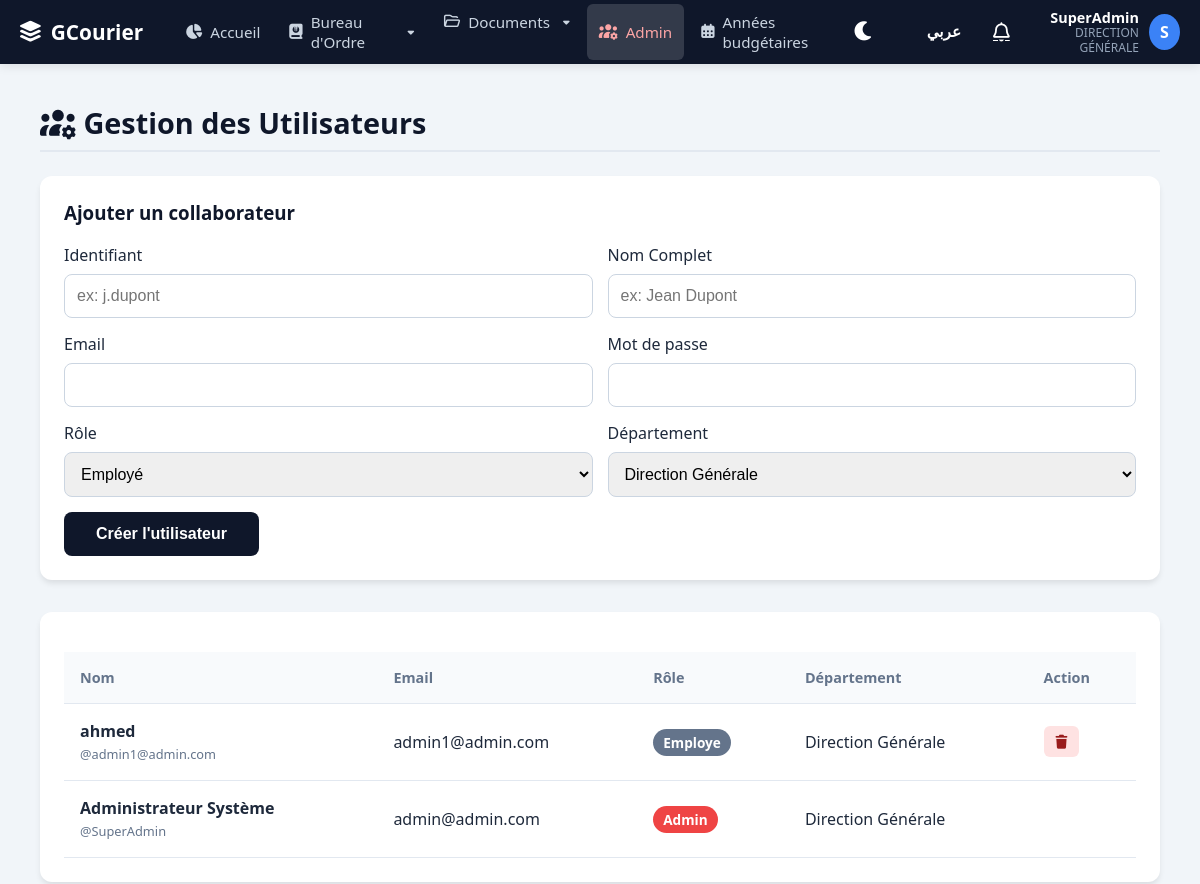
The page /users.php (signed in) on the database its author committed.
### tables this page shows
CREATE TABLE users (
  id int(11) NOT NULL AUTO_INCREMENT,
  username varchar(50) NOT NULL,
  full_name varchar(150) NOT NULL,
  email varchar(150) NOT NULL,
  password_hash varchar(255) NOT NULL,
  role enum ('admin', 'directeur', 'secretaire', 'employe') DEFAULT 'employe',
  department_id int(11) DEFAULT NULL,
  is_active tinyint(1) NOT NULL DEFAULT 1,
  created_at datetime NOT NULL DEFAULT CURRENT_TIMESTAMP,
  PRIMARY KEY (id)
);

CREATE TABLE departments (
  id int(11) NOT NULL AUTO_INCREMENT,
  name varchar(100) NOT NULL,
  PRIMARY KEY (id)
);

### includes/lang_setup.php (called while the page is built, shortened)
<?php
$lang_code = $_SESSION['lang'] ?? 'fr';
$dir = ($lang_code === 'ar') ? 'rtl' : 'ltr';
$t = require_once __DIR__ . "/../lang/$lang_code.php";
?>

### public/users.php (the view, shortened to what this page needs)
<?php
require_once '../config/db.php';
$depts = $pdo->query("SELECT * FROM departments ORDER BY name")->fetchAll();
$sql_users = "SELECT users.*, departments.name as dept_name
              FROM users
              LEFT JOIN departments ON users.department_id = departments.id
              ORDER BY users.created_at DESC";
$users_list = $pdo->query($sql_users)->fetchAll();
?>
<!DOCTYPE html>
<html lang="fr">
<head>
    <link rel="stylesheet" href="assets/css/style.css">
    <link href="assets/css/all.min.css" rel="stylesheet">
</head>
<body>
    <div class="main-container">
        <?php include '../includes/header.php'; ?>
        <div class="content-area">
            <h1><i class="fa-solid fa-users-gear"></i> Gestion des Utilisateurs</h1>
            <div class="user-form">
                <h3 style="margin-top:0; color:var(--primary-color);">Ajouter un collaborateur</h3>
                <form method="POST">
                    <div class="form-row">
                        <div class="form-col">
                            <label>Identifiant</label>
                            <input type="text" name="username" class="form-control" required placeholder="ex: j.dupont">
                        </div>
                        <div class="form-col">
                            <label>Nom Complet</label>
                            <input type="text" name="full_name" class="form-control" required placeholder="ex: Jean Dupont">
                        </div>
                    </div>
                    <div class="form-row">
                        <div class="form-col">
                            <label>Email</label>
                            <input type="email" name="email" class="form-control" required>
                        </div>
                        <div class="form-col">
                            <label>Mot de passe</label>
                            <input type="password" name="password" class="form-control" required>
                        </div>
                    </div>
                    <div class="form-row">
                        <div class="form-col">
                            <label>Rôle</label>
                            <select name="role" class="form-control">
                                <option value="employe">Employé</option>
                            </select>
                        </div>
                        <div class="form-col">
                            <label>Département</label>
                            <select name="department_id" class="form-control">
                                <?php foreach($depts as $d): ?>
                                    <option value="<?= $d['id'] ?>"><?= htmlspecialchars($d['name']) ?></option>
                                <?php endforeach; ?>
                            </select>
                        </div>
                    </div>
                    <button type="submit" name="create_user" class="btn-primary">Créer l'utilisateur</button>
                </form>
            </div>
            <div class="recent-files">
                <table class="table">
                    <thead>
                        <tr>
                            <th>Nom</th>
                            <th>Email</th>
                            <th>Rôle</th>
                            <th>Département</th>
                            <th>Action</th>
                        </tr>
                    </thead>
                    <tbody>
                        <?php foreach($users_list as $u): ?>
                        <tr>
                            <td>
                                <strong><?= htmlspecialchars($u['full_name']) ?></strong><br>
                                <span style="font-size:0.8rem; color:#64748b;">@<?= htmlspecialchars($u['username']) ?></span>
                            </td>
                            <td><?= htmlspecialchars($u['email']) ?></td>
                            <td>
                                <?php
                                    $badgeColor = '#64748b';
                                    if($u['role'] == 'admin') $badgeColor = '#ef4444';
                                ?>
                                <span class="badge" style="background-color:<?= $badgeColor ?>; color:white;">
                                    <?= ucfirst($u['role']) ?>
                                </span>
                            </td>
                            <td><?= htmlspecialchars($u['dept_name'] ?? 'Aucun') ?></td>
                            <td>
                                <?php if($u['id'] != $_SESSION['user_id']): ?>
                                <a href="users.php?delete=<?= $u['id'] ?>" class="btn-sm" style="background:#fee2e2; color:#991b1b; border-color:#fca5a5;" onclick="return confirm('Supprimer cet utilisateur ?');">
                                    <i class="fa-solid fa-trash"></i>
                                </a>
                                <?php endif; ?>
                            </td>
                        </tr>
                        <?php endforeach; ?>
                    </tbody>
                </table>
            </div>
        </div>
    </div>
</body>
</html>

### includes/header.php (shortened to what this page needs)
<?php
require_once 'lang_setup.php';
$page = basename($_SERVER['PHP_SELF']);
$role = $_SESSION['role'] ?? 'employe';
$username = $_SESSION['username'] ?? 'Utilisateur';
$dept_name = $_SESSION['department_name'] ?? 'Service';
$initials = "U";
if (!empty($username)) {
    $parts = explode(" ", $username);
    $initials = strtoupper(substr($parts[0], 0, 1));
}
?>
<!DOCTYPE html>
<html lang="<?= $lang_code ?>" dir="<?= $dir ?>">
<head>
    <link rel="stylesheet" href="assets/css/style.css">
    <link rel="stylesheet" href="assets/css/all.min.css">
</head>
<body>
<nav class="navbar">
    <div class="nav-left">
        <a href="dashboard.php" class="brand">
            <i class="fa-solid fa-layer-group"></i> GCourier
        </a>
      <div class="nav-links">
            <?php if ($role !== 'secretaire'): ?>
            <a href="dashboard.php" class="nav-item <?= $page=='dashboard.php'?'active':'' ?>">
                <i class="fa-solid fa-chart-pie"></i> <span><?= $t['home'] ?></span>
            </a>
            <?php endif; ?>
            <div class="nav-item has-dropdown <?= in_array($page, ['registre.php', 'mail_add.php', 'mail_add_bulk.php', 'my_tasks.php', 'stats_courrier.php'])?'active':'' ?>">
                <i class="fa-solid fa-book-journal-whills"></i> <span><?= $t['bureau_ordre'] ?></span> <i class="fa-solid fa-caret-down" style="font-size:0.7em; margin-left:5px;"></i>
            </div>
            <?php if ($role !== 'secretaire'): ?>
            <div class="nav-item has-dropdown <?= in_array($page, ['files.php', 'department_files.php', 'upload.php', 'folders.php'])?'active':'' ?>">
                <i class="fa-regular fa-folder-open"></i> <span><?= $t['documents'] ?></span> <i class="fa-solid fa-caret-down" style="font-size:0.7em; margin-left:5px;"></i>
            </div>
            <?php endif; ?>
            <?php if ($role === 'admin'): ?>
                <a href="users.php" class="nav-item <?= $page=='users.php'?'active':'' ?>" style="color:#fca5a5;">
                    <i class="fa-solid fa-users-gear"></i> <span><?= $t['admin'] ?></span>
                </a>
            <?php endif; ?>
            <?php if (in_array($role, ['admin', 'secretaire', 'secretaria'], true)): ?>
                <a href="fiscal_years.php" class="nav-item <?= $page=='fiscal_years.php'?'active':'' ?>">
                    <i class="fa-solid fa-calendar-days"></i> <span>Années budgétaires</span>
                </a>
            <?php endif; ?>
        </div>
    </div>
    <div class="nav-right">
        <button onclick="toggleTheme()" class="notif-btn" style="background:none; border:none; margin-right:15px;" title="Mode Sombre/Clair">
			<i id="themeIcon" class="fa-solid fa-moon"></i>
		</button>
        <div class="nav-item">
            <?php if($lang_code == 'fr'): ?>
                <a href="?lang=ar" title="العربية" style="color:white; text-decoration:none; font-weight:bold; font-family:'Tajawal', sans-serif;">
                    عربي
                </a>
            <?php else: ?>
                <a href="?lang=fr" title="Français" style="color:white; text-decoration:none; font-weight:bold;">
                    FR
                </a>
            <?php endif; ?>
        </div>
        <div class="has-dropdown">
            <a href="notifications.php" class="notif-btn" style="display:flex; align-items:center; height:100%;">
                <i class="fa-regular fa-bell"></i>
            </a>
        </div>
        <div class="user-menu has-dropdown">
            <div class="user-info">
                <span class="user-name"><?= htmlspecialchars($username) ?></span>
                <span class="user-role"><?= htmlspecialchars($dept_name) ?></span>
            </div>
            <div class="user-avatar"><?= $initials ?></div>
        </div>
    </div>
</nav>
<div class="content-area">

### public/assets/css/style.css (style rules this page uses)
:root { --primary-color: #0f172a; --accent-color: #3b82f6; --success-color: #10b981; --error-color: #ef4444; --bg-body: #f1f5f9; --card-bg: #ffffff; --text-dark: #1e293b; --text-light: #64748b; --white: #ffffff; --radius: 12px; --shadow: 0 4px 6px -1px rgba(0, 0, 0, 0.1); --navbar-height: 64px; }
body { font-family: 'Segoe UI', system-ui, sans-serif; background-color: var(--bg-body); color: var(--text-dark); margin: 0; padding: 0; padding-top: calc(var(--navbar-height) + 20px); min-height: 100vh; }
.navbar { height: var(--navbar-height); background-color: var(--primary-color); color: white; display: flex; align-items: center; justify-content: space-between; padding: 0 20px; position: fixed; top: 0; left: 0; width: 100%; box-sizing: border-box; z-index: 1000; box-shadow: 0 2px 10px rgba(0,0,0,0.1); }
.nav-left { display: flex; align-items: center; gap: 30px; }
.brand { font-size: 1.3rem; font-weight: bold; display: flex; align-items: center; gap: 10px; color: white; text-decoration: none; }
.nav-links { display: flex; gap: 5px; }
.nav-item { color: #cbd5e1; text-decoration: none; padding: 8px 12px; border-radius: 6px; font-size: 0.95rem; transition: 0.2s; display: flex; align-items: center; gap: 8px; position: relative; }
.nav-item:hover, .nav-item.active { background: rgba(255,255,255,0.15); color: white; }
.nav-right { display: flex; align-items: center; gap: 20px; }
.notif-btn { position: relative; color: white; font-size: 1.2rem; cursor: pointer; }
.user-menu { display: flex; align-items: center; gap: 10px; cursor: pointer; position: relative; }
.user-avatar { width: 36px; height: 36px; background: var(--accent-color); border-radius: 50%; display: flex; align-items: center; justify-content: center; font-weight: bold; color: white; }
.user-info { text-align: right; line-height: 1.2; }
.user-name { font-size: 0.9rem; font-weight: 600; display: block; }
.user-role { font-size: 0.75rem; color: #94a3b8; display: block; text-transform: uppercase; }
.has-dropdown { position: relative; height: 100%; display: flex; align-items: center; }
.content-area { max-width: 1200px; margin: 0 auto; padding: 0 20px; box-sizing: border-box; }
h1 { font-size: 1.8rem; color: var(--primary-color); margin-bottom: 1.5rem; border-bottom: 2px solid #e2e8f0; padding-bottom: 0.5rem; }
.upload-card, .stat-card, .recent-files { background: var(--card-bg); padding: 2.5rem; border-radius: var(--radius); box-shadow: var(--shadow); margin-bottom: 20px; }
.recent-files { padding: 1.5rem; }
.table { width: 100%; border-collapse: collapse; margin-top: 1rem; background:white; }
.table th, .table td { padding: 1rem; text-align: left; border-bottom: 1px solid #e2e8f0; }
.table th { font-weight: 600; color: var(--text-light); font-size: 0.9rem; background: #f8fafc; }
.form-control { width: 100%; padding: 0.75rem; border: 1px solid #cbd5e1; border-radius: 8px; font-size: 1rem; margin-top: 0.5rem; box-sizing:border-box; }
.btn-primary { background-color: var(--primary-color); color: white; padding: 0.8rem 2rem; border: none; border-radius: 8px; font-size: 1rem; font-weight: 600; cursor: pointer; transition: background 0.3s; text-decoration: none; display: inline-block; }
.btn-sm { padding: 6px 12px; border-radius: 6px; font-size: 0.85rem; text-decoration: none; display: inline-block; margin-right: 5px; cursor: pointer; }
.badge { padding: 4px 10px; border-radius: 20px; font-size: 0.85rem; font-weight: 600; }

### public/users.php (style rules this page uses)
.user-form { background: white; padding: 1.5rem; border-radius: 12px; box-shadow: 0 4px 6px -1px rgba(0,0,0,0.1); margin-bottom: 2rem; }
.form-row { display: flex; gap: 15px; margin-bottom: 15px; }
.form-col { flex: 1; }

### rows shown on the page
users: full_name "ahmed", username "admin1@admin.com", email "admin1@admin.com", role "Employe", department.name "Direction Générale"
users: full_name "Administrateur Système", username "SuperAdmin", email "admin@admin.com", role "Admin", department.name "Direction Générale"

### other values the page prints
$t['home'] "Accueil"
$t['bureau_ordre'] "Bureau d'Ordre"
$t['documents'] "Documents"
$t['admin'] "Admin"
$username "SuperAdmin"
$dept_name "DIRECTION GÉNÉRALE"
$initials "S"
form field department_id "Direction Générale"
